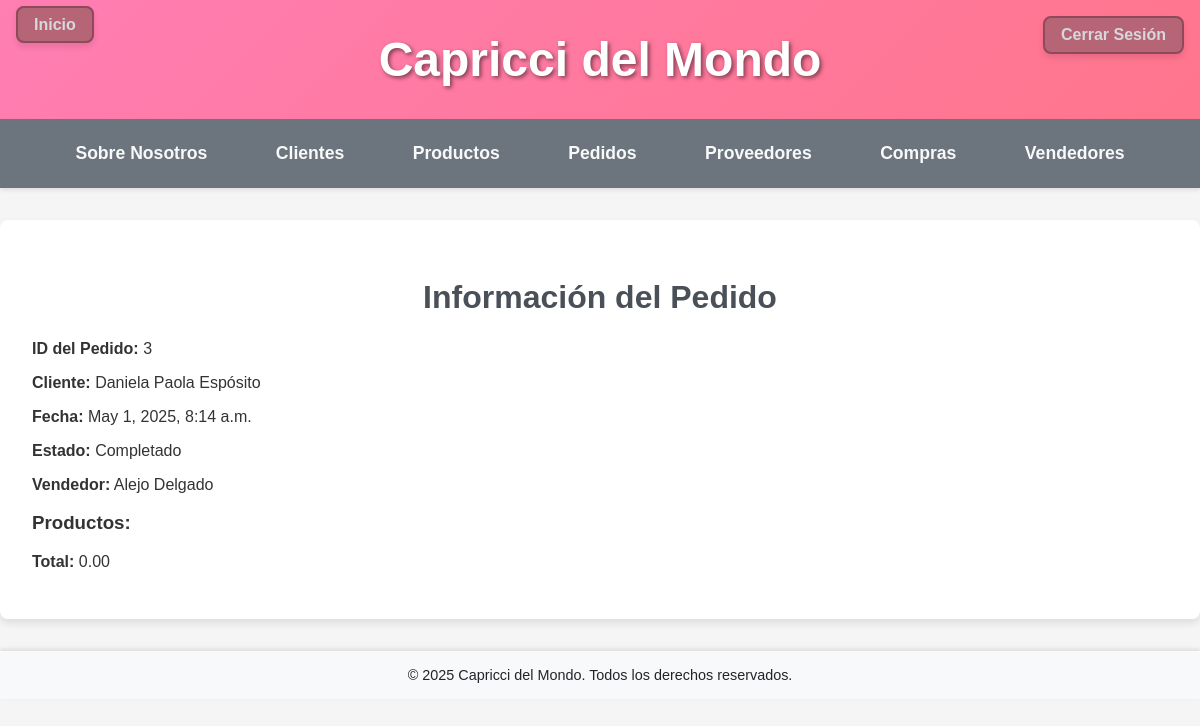
/pedidos/3/ (signed in), run on an earlier commit of the app's database.
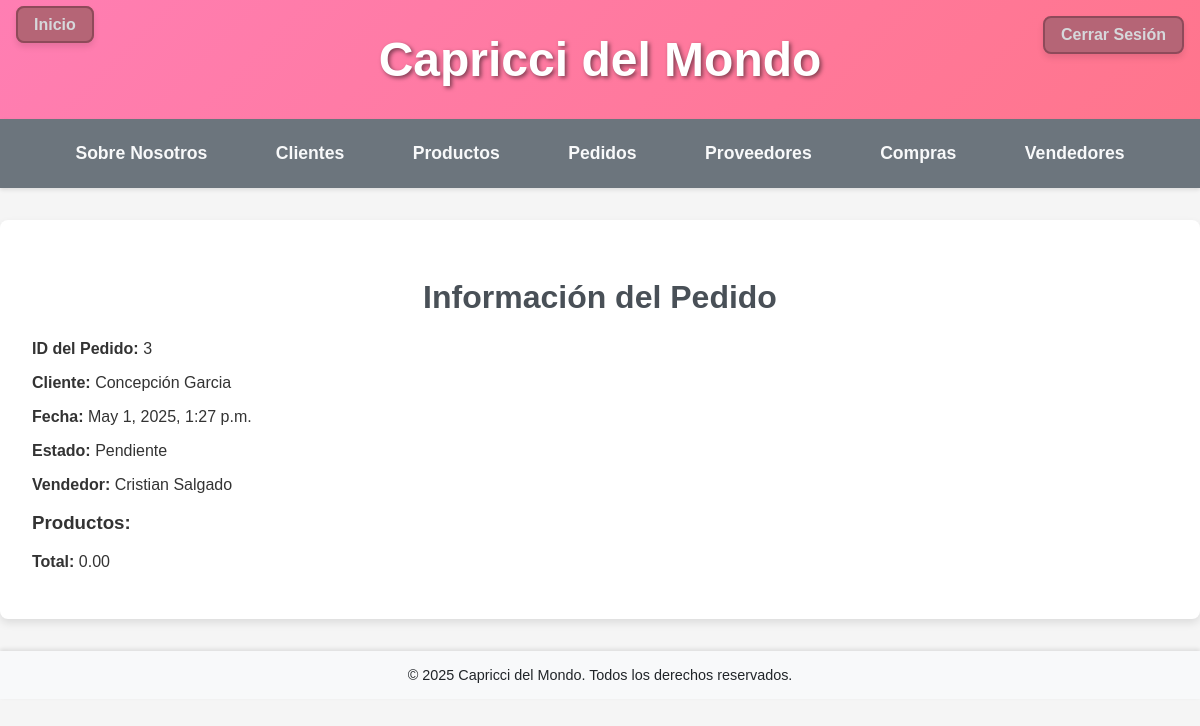
And on a later commit of the database.
### externo/models.py (models this page shows, shortened)
class Pedido(models.Model):
    cliente = models.ForeignKey(Cliente, on_delete=models.CASCADE)
    vendedor = models.ForeignKey("interno.Vendedor", on_delete=models.CASCADE)
    estado = models.CharField(max_length=20, choices=[('Pendiente', 'Pendiente'), ('Completado', 'Completado')])
    fecha = models.DateTimeField(auto_now_add=True)
    total = models.DecimalField(max_digits=10, decimal_places=2, default=0)

class Cliente(models.Model):
    nombre = models.CharField(max_length=100)
    apellido = models.CharField(max_length=100)
    email = models.EmailField()
    telefono = models.CharField(max_length=15)
    code = models.CharField(max_length=32, default=generate_code, editable=False, unique=True, db_index=True)

### interno/models.py (models this page shows, shortened)
class Vendedor(models.Model):
    nombre = models.CharField(max_length=100)
    apellido = models.CharField(max_length=100)
    email = models.EmailField()
    telefono = models.CharField(max_length=15)
    code = models.CharField(max_length=32, default=generate_code, editable=False, unique=True, db_index=True)

### externo/views.py (the view)
# urls.py: path("pedidos/<int:pedido_id>/", detalle_pedido, name="detalle_pedido"),
def detalle_pedido(request, pedido_id):
    pedido = get_object_or_404(Pedido, id=pedido_id)
    context = {"pedido": pedido}
    return render(request, "externo/detalle_pedido.html", context)

### externo/templates/externo/detalle_pedido.html (shortened to what this page needs)
{% extends 'externo/base.html' %}
{% block contenido %}
<div class="container">
    <h2>Información del Pedido</h2>
    <p><strong>ID del Pedido:</strong> {{ pedido.id }}</p>
    <p><strong>Cliente:</strong> {{ pedido.cliente.nombre }} {{ pedido.cliente.apellido }}</p>
    <p><strong>Fecha:</strong> {{ pedido.fecha }}</p>
    <p><strong>Estado:</strong> {{ pedido.estado }}</p>
    <p><strong>Vendedor:</strong> {{ pedido.vendedor.nombre }} {{ pedido.vendedor.apellido }}</p>
    <h3>Productos:</h3>
    <p><strong>Total:</strong> {{ pedido.total }}</p>
</div>
{% endblock %}

What changed in the data, as far as the page shows it:
changed Pedido id 3: cliente.nombre "Daniela Paola" → "Concepción"; cliente.apellido "Espósito" → "Garcia"; fecha "May 1, 2025, 8:14 a.m." → "May 1, 2025, 1:27 p.m."; estado "Completado" → "Pendiente"; vendedor.nombre "Alejo" → "Cristian"; vendedor.apellido "Delgado" → "Salgado"
